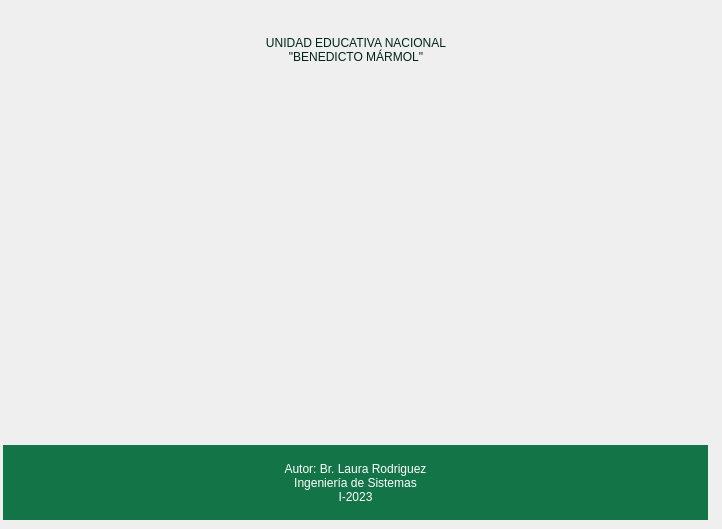
     <widget class="QWidget" name="Home">
      <widget class="QLabel" name="label_2">
       <property name="geometry">
        <rect>
         <x>3</x>
         <y>445</y>
         <width>705</width>
         <height>75</height>
        </rect>
       </property>
       <property name="styleSheet">
        <string notr="true">font: bold 12pt &quot;Arial&quot;;
color: #ffffff;
background-color: #137547;</string>
       </property>
       <property name="text">
        <string>Autor: Br. Laura Rodriguez
Ingeniería de Sistemas
I-2023</string>
       </property>
       <property name="alignment">
        <set>Qt::AlignCenter</set>
       </property>
      </widget>
      <widget class="QLabel" name="label_4">
       <property name="geometry">
        <rect>
         <x>0</x>
         <y>0</y>
         <width>713</width>
         <height>512</height>
        </rect>
       </property>
       <property name="text">
        <string>&lt;html&gt;&lt;head/&gt;&lt;body&gt;&lt;p&gt;&lt;img src=&quot;/home/Laura/Escritorio/SISTEMA 1.0/icons/ESCUELA.jpg&quot; width=&quot;560&quot; height=&quot;350&quot;/&gt;&lt;/p&gt;&lt;/body&gt;&lt;/html&gt;</string>
       </property>
       <property name="textFormat">
        <enum>Qt::RichText</enum>
       </property>
       <property name="scaledContents">
        <bool>false</bool>
       </property>
       <property name="alignment">
        <set>Qt::AlignCenter</set>
       </property>
      </widget>
      <widget class="QLabel" name="label_5">
       <property name="geometry">
        <rect>
         <x>0</x>
         <y>9</y>
         <width>712</width>
         <height>81</height>
        </rect>
       </property>
       <property name="styleSheet">
        <string notr="true">font: 18pt &quot;Arial Black&quot;;
color:#00241b;</string>
       </property>
       <property name="text">
        <string>UNIDAD EDUCATIVA NACIONAL
&quot;BENEDICTO MÁRMOL&quot;</string>
       </property>
       <property name="alignment">
        <set>Qt::AlignCenter</set>
       </property>
      </widget>
      <zorder>label_4</zorder>
      <zorder>label_2</zorder>
      <zorder>label_5</zorder>
     </widget>
